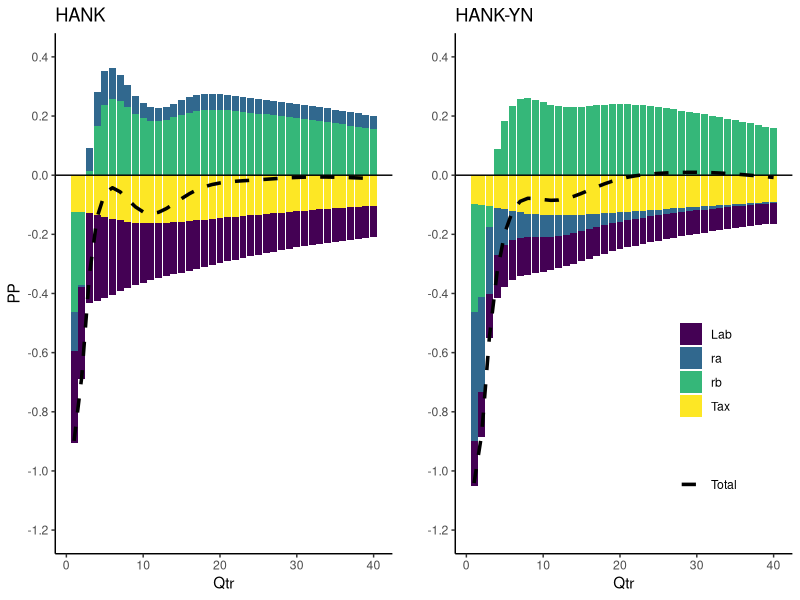

Generate this figure with R:


setwd('/media/jamie/OS/Users/jamie/linux/diss/git/MResDiss/')

require(ggplot2)
require(tidyr)
require(lubridate)
require(data.table)
require(viridis)
require(gridExtra)

dt=data.table(read.csv('decompdata.csv',header = FALSE))

colnames(dt)=c('Qtr','HANK','HANKYN')

dt$Var=c(rep('Total',40),rep('rb',40),rep('ra',40),rep('Lab',40),rep('Tax',40))

fga=ggplot(data=dt[Var!='Total'])+geom_bar(aes(x=Qtr,y=HANK,fill=factor(Var)),stat='identity')+
  geom_line(data=dt[Var=='Total'],aes(x=Qtr,y=HANK,color='Total'),size=1.2,linetype=2)+
  labs(y='PP',fill='',color='',title='HANK')+
  theme_classic()+scale_colour_manual(values=c('black'))+scale_fill_viridis_d()+
  guides(fill="none",color="none")+scale_y_continuous(breaks=seq(-2,2,0.2),limits = c(-1.2,0.4))+
  geom_hline(yintercept = 0)

fgb=ggplot(data=dt[Var!='Total'])+geom_bar(aes(x=Qtr,y=HANKYN,fill=factor(Var)),stat='identity')+
  geom_line(data=dt[Var=='Total'],aes(x=Qtr,y=HANKYN,color='Total'),size=1.2,linetype=2)+
  labs(y='',fill='',color='',title='HANK-YN')+
  theme_classic()+scale_colour_manual(values=c('black'))+scale_fill_viridis_d()+
  theme(legend.position = c(0.75,0.30),legend.key = element_rect(colour = "transparent", fill = "white"))+
  scale_y_continuous(breaks=seq(-2,2,0.2),limits = c(-1.2,0.4))+
  geom_hline(yintercept = 0)

fgdecomp=grid.arrange(fga,fgb,nrow=1)

ggsave('decomp.pdf',fgdecomp,units = 'cm',width=16,height = 12)
  